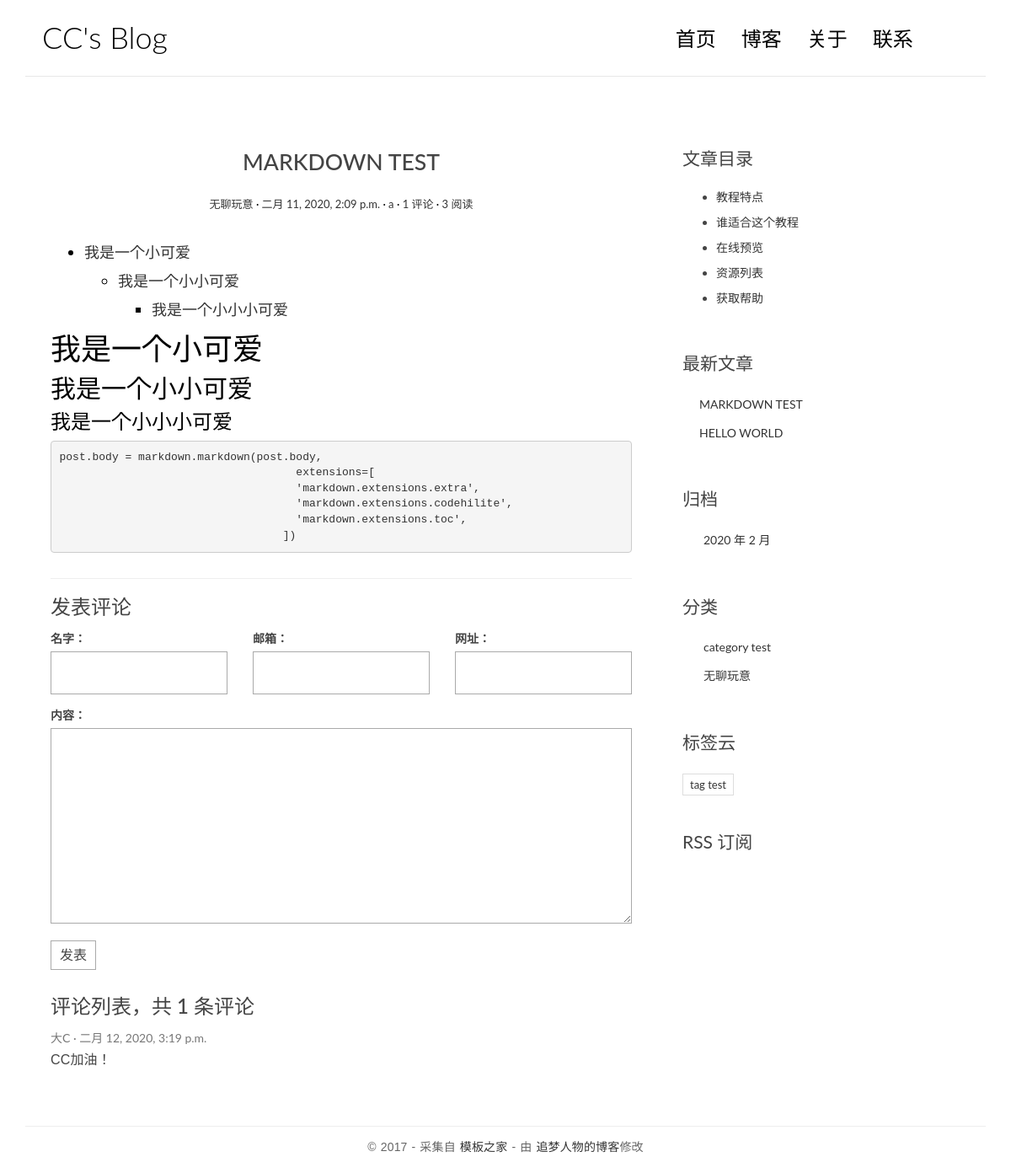
The app's page /posts/4/ with its own data.
### blog/models.py (models this page shows, shortened)
class Post(models.Model):
    views = models.PositiveIntegerField(default=0,editable=False)
    title = models.CharField(max_length=70)
    body = models.TextField()
    created_time = models.DateTimeField('创建时间',default = timezone.now)
    modified_time = models.DateTimeField()
    excerpt = models.CharField(max_length=200, blank=True)
    category = models.ForeignKey(Category, on_delete=models.CASCADE)
    tags = models.ManyToManyField(Tag, blank=True)
    author = models.ForeignKey(User, on_delete=models.CASCADE)
    def save(self,*args,**kwargs):
        self.modified_time = timezone.now()
        if self.excerpt == '':
            md = markdown.Markdown(extensions=[
                'markdown.extensions.extra',
                'markdown.extensions.codehilite',
            ])
            self.excerpt = strip_tags(md.convert(self.body))[:54]
        else:
            self.excerpt = self.excerpt
        super().save(*args,**kwargs)
    def get_absolute_url(self):
        return reverse('blog:detail',kwargs={'pk':self.pk})
    class Meta:
        verbose_name = '文章'
        verbose_name_plural = verbose_name
        ordering = ['-created_time','-modified_time']
    def increase_views(self):
        self.views += 1
        self.save(update_fields=['views'])  #将+1之后的值存到数据库，update_fields限定更新的字段

class Category(models.Model):
    name = models.CharField(max_length=100)

class Tag(models.Model):                             #标签类
    name = models.CharField(max_length=100)

### comments/models.py (models this page shows, shortened)
class Comment(models.Model):
    name = models.CharField('名字', max_length=50)
    email = models.EmailField('邮箱')
    url = models.URLField('网址', blank=True)
    text = models.TextField('内容')
    created_time = models.DateTimeField('创建时间', default=timezone.now)
    post = models.ForeignKey('blog.Post', verbose_name='文章', on_delete=models.CASCADE)
    class Meta:
        verbose_name = '评论'
        verbose_name_plural = verbose_name

### blog/views.py (the view)
# urls.py: path('posts/<int:pk>/',views.detail,name = 'detail'),
def detail(request,pk):
    post = get_object_or_404(Post, pk=pk)
    post.increase_views() # 阅读量+1
    post.body = markdown.markdown(post.body,
                                    extensions=[
                                    'markdown.extensions.extra',
                                    'markdown.extensions.codehilite',
                                    'markdown.extensions.toc',
                                    TocExtension(slugify = slugify)
                                  ])
    return render(request, 'blog/detail.html', context={'post':post})

### comments/forms.py
class CommentForm(forms.ModelForm):
    class Meta:
        model = Comment
        fields = ['name','email','url','text']

### blog/templatetags/blog_extras.py (called while the page is built)
@register.inclusion_tag('blog/inclusions/_recent_posts.html', takes_context=True)
def show_recent_posts(context, num=5):
    return {
        'recent_post_list': Post.objects.all().order_by('-created_time')[:num],
    }

@register.inclusion_tag('blog/inclusions/_archives.html', takes_context=True)
def show_archives(context):
    return {
        'date_list': Post.objects.dates('created_time', 'month', order='DESC'),
    }

@register.inclusion_tag('blog/inclusions/_categories.html', takes_context=True)
def show_categories(context):
    return {
        'category_list': Category.objects.all(),
    }

@register.inclusion_tag('blog/inclusions/_tags.html', takes_context=True)
def show_tags(context):
    return {
        'tag_list': Tag.objects.all(),
    }

### comments/templatetags/comments_extras.py (called while the page is built)
@register.inclusion_tag('comments/inclusions/_form.html', takes_context=True)
def show_comment_form(context, post, form=None):
    if form is None:
        form = CommentForm()
    return {
        'form': form,
        'post': post,
    }

@register.inclusion_tag('comments/inclusions/_list.html', takes_context=True)
def show_comments(context, post):
    comment_list = post.comment_set.all().order_by('-created_time')
    comment_count = comment_list.count()
    return {
        'comment_count': comment_count,
        'comment_list': comment_list,
    }

### templates/blog/detail.html
{% extends 'base.html' %}
{% load comments_extras %}
{% block main %}
<article class="post post-{{ post.pk }}">
        <header class="entry-header">
          <h1 class="entry-title">{{ post.title }}</h1>
          <div class="entry-meta">
            <span class="post-category"><a href="{% url 'blog:category' post.category.pk %}">{{ post.category.name }}</a></span>
            <span class="post-date"><a href="#"><time class="entry-date"
                                                      datetime="{{ post.created_time }}">{{ post.created_time }}</time></a></span>
            <span class="post-author"><a href="#">{{ post.author }}</a></span>
            <span class="comments-link"><a href="#comment-area">{{ post.comment_set.count }} 评论</a></span>
            <span class="views-count"><a href="#">{{ post.views }} 阅读</a></span>
          </div>
        </header>
        <div class="entry-content clearfix">
          {{ post.body|safe }}
        </div>
      </article>
    <section class="comment-area" id="comment-area">
        <hr>
        <h3>发表评论</h3>
        {% show_comment_form post %}
        <div class="comment-list-panel">
                {% show_comments post %}
        </div>
    </section>
{% endblock main %}
{% block toc %}
    <div class="widget widget-content">
        <h3 class="widget-title">文章目录</h3>
        <ul>
            <li>
                <a href="#">教程特点</a>
            </li>
            <li>
                <a href="#">谁适合这个教程</a>
            </li>
            <li>
                <a href="#">在线预览</a>
            </li>
            <li>
                <a href="#">资源列表</a>
            </li>
            <li>
                <a href="#">获取帮助</a>
            </li>
        </ul>
    </div>
{% endblock toc %}

### templates/base.html (shortened to what this page needs)
{% load static %} {% load blog_extras %}
<!DOCTYPE html>
<html>
<head>
    <link href="https://cdn.bootcss.com/bootstrap/3.3.7/css/bootstrap.min.css" rel="stylesheet">
    <link rel="stylesheet" href="{% static 'blog/css/pace.css' %}">
    <link rel="stylesheet" href="{% static 'blog/css/custom.css' %}">
    <link href="https://cdn.bootcss.com/highlight.js/9.15.8/styles/github.min.css" rel="stylesheet">
</head>
<body>
    <div class="container">
        <header id="site-header">
            <div class="row">
                <div class="col-md-4 col-sm-5 col-xs-8">
                    <div class="logo">
                        <h1>
                            <a href="{% url 'blog:index' %}">CC's Blog</a>
                        </h1>
                    </div>
                </div>
                <div class="col-md-8 col-sm-7 col-xs-4">
                    <nav class="main-nav" role="navigation">
                        <div class="collapse navbar-collapse" id="bs-example-navbar-collapse-1">
                            <ul class="nav navbar-nav navbar-right">
                                <li class="cl-effect-11">
                                    <a href="{% url 'blog:index' %}" data-hover="首页">首页</a>
                                </li>
                                <li class="cl-effect-11">
                                    <a href="full-width.html" data-hover="博客">博客</a>
                                </li>
                                <li class="cl-effect-11">
                                    <a href="about.html" data-hover="关于">关于</a>
                                </li>
                                <li class="cl-effect-11">
                                    <a href="contact.html" data-hover="联系">联系</a>
                                </li>
                            </ul>
                        </div>
                    </nav>
                </div>
            </div>
        </header>
    </div>
    <div class="content-body">
        <div class="container">
            <div class="row">
                <main class="col-md-8">
                    {% block main %} {% endblock main %}
                </main>
                <aside class="col-md-4">
                    {% block toc %} {% endblock toc %} {% show_recent_posts %} {% show_archives %} {% show_categories %} {% show_tags %}
                    <div class="rss">
                        <a href="">
                             RSS 订阅</a>
                    </div>
                </aside>
            </div>
        </div>
    </div>
    <footer id="site-footer">
        <div class="container">
            <div class="row">
                <div class="col-md-12">
                    <p class="copyright">&copy 2017 - 采集自
                        <a href="http://www.cssmoban.com/" target="_blank" title="模板之家">模板之家</a>
                        - 由
                        <a href="http://zmrenwu.com/" title="网页模板" target="_blank">追梦人物的博客</a>修改
                    </p>
                </div>
            </div>
        </div>
    </footer>
</body>
</html>

### templates/comments/inclusions/_form.html (shortened to what this page needs)
<form action="{% url 'comments:comment' post.pk %}" method="post" class="comment-form">
        <div class="row">
          <div class="col-md-4">
            <label for="{{ form.name.id_for_label }}">{{ form.name.label }}：</label>
            {{ form.name }}
          </div>
          <div class="col-md-4">
            <label for="{{ form.email.id_for_label }}">{{ form.email.label }}：</label>
            {{ form.email }}
          </div>
          <div class="col-md-4">
            <label for="{{ form.url.id_for_label }}">{{ form.url.label }}：</label>
            {{ form.url }}
          </div>
          <div class="col-md-12">
            <label for="{{ form.text.id_for_label }}">{{ form.text.label }}：</label>
            {{ form.text }}
            <button type="submit" class="comment-btn">发表</button>
          </div>
        </div>
      </form>

### templates/comments/inclusions/_list.html
<h3>评论列表，共 <span>{{ comment_count }}</span> 条评论</h3>
<ul class="comment-list list-unstyled">
  {% for comment in comment_list %}
    <li class="comment-item">
      <span class="nickname">{{ comment.name }}</span>
      <time class="submit-date" datetime="{{ comment.created_time }}">{{ comment.created_time }}</time>
      <div class="text">
        {{ comment.text|linebreaks }}
      </div>
    </li>
  {% empty %}
    暂无评论
  {% endfor %}
</ul>

### templates/blog/inclusions/_recent_posts.html
<div class="widget widget-recent-posts">
        <h3 class="widget-title">最新文章</h3>
        <ul>
          {% for post in recent_post_list %}
            <li>
              <a href="{{ post.get_absolute_url }}">{{ post.title }}</a>
            </li>
          {% empty %}
            暂无文章！
          {% endfor %}
        </ul>
</div>

### templates/blog/inclusions/_archives.html
<div class="widget widget-archives">
        <h3 class="widget-title">归档</h3>
        <ul>
          {% for date in date_list %}
            <li>
              <a href="{% url 'blog:archive' date.year date.month %}">{{ date.year }} 年 {{ date.month }} 月</a>
            </li>
          {% empty %}
            暂无归档！
          {% endfor %}
        </ul>
</div>

### templates/blog/inclusions/_categories.html
<div class="widget widget-category">
        <h3 class="widget-title">分类</h3>
        <ul>
          {% for category in category_list %}
            <li>
              <a href="{% url 'blog:category' category.pk %}">{{ category.name }}</a>
            </li>
          {% empty %}
            暂无分类！
          {% endfor %}
        </ul>
</div>

### templates/blog/inclusions/_tags.html
<div class="widget widget-tag-cloud">
        <h3 class="widget-title">标签云</h3>
        <ul>
          {% for tag in tag_list %}
            <li>
              <a href="{% url 'blog:tag' tag.pk %}">{{ tag.name }}</a>
            </li>
          {% empty %}
            暂无标签！
          {% endfor %}
        </ul>
</div>

### blog/static/blog/css/custom.css (style rules this page uses)
* { outline: none; }
h1, h2, h3, h4, h5, h6 { margin-top: 0; }
a { color: #333; }
body { color: #444; font-family: 'Lato', sans-serif; }
p { font-family: 'Ubuntu', sans-serif; font-weight: 400; word-spacing: 1px; letter-spacing: 0.01em; }
#site-header { background-color: #FFF; padding: 25px 20px; margin-bottom: 40px; border-bottom: 1px solid #e7e7e7; }
.logo h1 a { color: #000; }
.logo h1 { margin: 0; font-family: 'Lato', sans-serif; font-weight: 300; }
.main-nav { margin-top: 11px; max-width: 95%; }
.main-nav a { color: #000000 !important; padding: 0 0 5px 0 !important; margin-right: 30px; font-family: 'Lato', sans-serif; font-weight: 300; font-size: 24px; }
.cl-effect-11 a { padding: 10px 0; color: #0972b4; text-shadow: none; }
.cl-effect-11 a::before { position: absolute; top: 0; left: 0; overflow: hidden; padding: 0 0 5px 0 !important; max-width: 0; border-bottom: 1px solid #000; color: #000; content: attr(data-hover); white-space: nowrap; -webkit-transition: max-width 0.5s; -moz-transition: max-width 0.5s; transition: max-width 0.5s; }
.content-body { padding-bottom: 4em; }
.post { background: #fff; padding: 30px 30px 0; }
.entry-title { text-align: center; font-size: 1.9em; margin-bottom: 20px; line-height: 1.6; padding: 10px 20px 0; }
.entry-meta { text-align: center; color: #DDDDDD; font-size: 13px; margin-bottom: 30px; }
.entry-content { font-size: 18px; line-height: 1.9; font-weight: 300; color: #000; }
.post-category::after, .post-date::after, .post-author::after, .comments-link::after { content: ' ·'; color: #000; }
.widget { background: #fff; padding: 30px 0 0; }
.widget-title { font-size: 1.5em; margin-bottom: 20px; line-height: 1.6; padding: 10px 0 0; font-weight: 400; }
.widget-recent-posts ul { padding: 0; margin: 0; padding-left: 20px; }
.widget-recent-posts ul li { list-style-type: none; position: relative; line-height: 170%; margin-bottom: 10px; }
.widget-recent-posts ul li::before { content: '\f3d3'; font-family: "Ionicons"; position: absolute; left: -17px; top: 3px; font-size: 16px; color: #000; }
.widget-archives ul { padding: 0; margin: 0; padding-left: 25px; }
.widget-archives ul li { list-style-type: none; position: relative; line-height: 170%; margin-bottom: 10px; }
.widget-archives ul li::before { content: '\f3f3'; font-family: "Ionicons"; position: absolute; left: -25px; top: 1px; font-size: 16px; color: #000; }
.widget-category ul { padding: 0; margin: 0; padding-left: 25px; }
.widget-category ul li { list-style-type: none; position: relative; line-height: 170%; margin-bottom: 10px; }
.widget-category ul li::before { content: '\f3fe'; font-family: "Ionicons"; position: absolute; left: -25px; top: 1px; font-size: 18px; color: #000; }
.widget-tag-cloud ul { padding: 0; margin: 0; margin-right: -10px; }
.widget-tag-cloud ul li { list-style-type: none; font-size: 13px; display: inline-block; margin-right: 10px; margin-bottom: 10px; padding: 3px 8px; border: 1px solid #ddd; }
.widget-content ul li { margin-bottom: 10px; }
.rss { font-size: 21px; margin-top: 30px; }
.rss a { color: #444; }
#site-footer { padding-top: 10px; padding: 0 0 1.5em 0; }
.copyright { text-align: center; padding-top: 1em; margin: 0; border-top: 1px solid #eee; color: #666; }
.contact-form input, .comment-form input { border: 1px solid #aaa; margin-bottom: 15px; width: 100%; padding: 15px 15px; font-size: 16px; line-height: 100%; transition: 0.4s border-color linear; }
.contact-form textarea, .comment-form textarea { border: 1px solid #aaa; margin-bottom: 15px; width: 100%; padding: 15px 15px; font-size: 16px; line-height: 20px !important; min-height: 183px; transition: 0.4s border-color linear; }
.comment-area { padding: 0 30px 0; }
.comment-form { margin-top: 15px; }
.comment-form .comment-btn { background-color: #fff; border: 1px solid #aaa; font-size: 16px; padding: 5px 10px; }
.comment-list-panel { margin-top: 30px; }
.comment-list { margin-top: 15px; }
.comment-item .nickname, .comment-item .submit-date { color: #777; font-size: 14px; }
.comment-item .nickname:after { content: ' ·'; }
.comment-item .text { padding-top: 5px; font-size: 16px; }

### templates/base.html (style rules this page uses)
.codehilite { padding: 0; }

### records on screen
Post: title "MARKDOWN TEST", category.name "无聊玩意", created_time "二月 11, 2020, 2:09 p.m.", author "a", comment_set.count "1", views "3", body "我是一个小可爱 我是一个小小可爱 我是一个小小小可爱 我是一个小可爱 我是一个小小可爱 我是一个小小小可爱 post.body = markdown.markdown(post.body, extensions=[ 'markdown.extensions.extra', 'markdown.extensions.codehilite', 'markdown.extensions.toc', ])"
Comment: name "大C", created_time "二月 12, 2020, 3:19 p.m.", text "CC加油！"
Post: title "HELLO WORLD"
Category: name "category test"
Category: name "无聊玩意"
Tag: name "tag test"

### other values on screen
{{ comment_count }} "1"
{{ date.year }} "2020"
{{ date.month }} "2"
